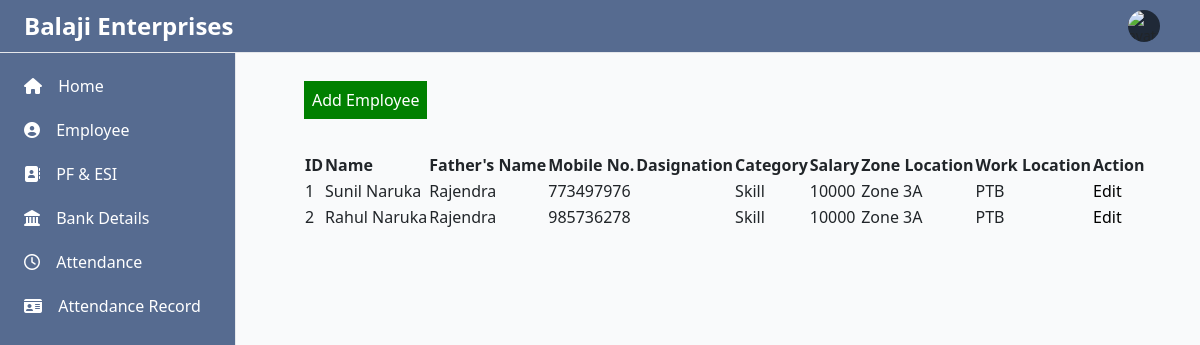
/employee/list/ (signed in), run on an earlier commit of the app's database.
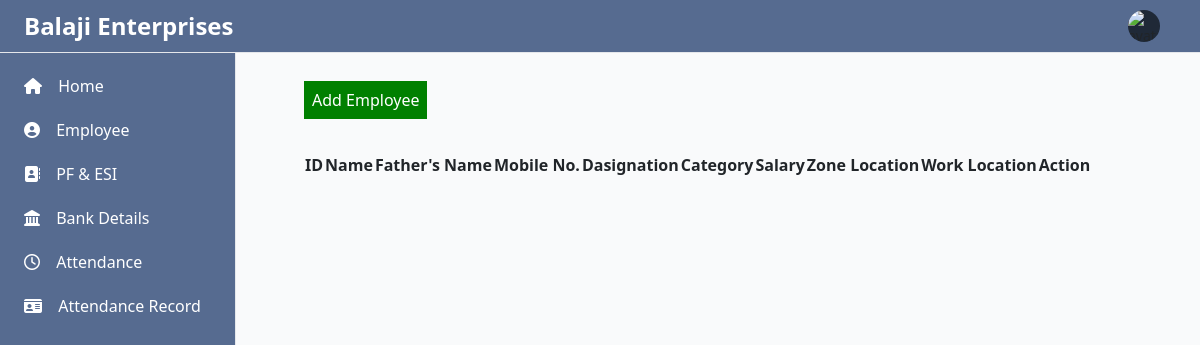
And on a later commit of the database.
### EmployeeApp/models.py (models this page shows, shortened)
class Employee(models.Model):
    emp_code = models.CharField(max_length=50)
    emp_name = models.CharField(max_length=50)
    emp_father_name = models.CharField(max_length=100,blank=True)
    emp_dob = models.DateField(max_length=20,blank=True,null=True)
    emp_mobile_no = models.CharField(max_length=20,blank=True)
    emp_email = models.EmailField(max_length=200,null=True,blank=True)
    emp_permante_address = models.TextField(max_length=300,blank=True)
    emp_permante_state = models.CharField(max_length=100,blank=True)
    emp_local_address = models.TextField(max_length=300,blank=True)
    emp_addhar_no = models.CharField(max_length=15,blank=True)
    aadhar_file = models.FileField(upload_to='aadhar_card/',null=True, blank=True , default=None)
    emp_bank_id = models.ForeignKey(Bank, null=True,blank=True, on_delete=models.SET_NULL)  #
    emp_bank_ifsc_code = models.CharField(max_length=10,null=True,blank=True)
    emp_bank_ac_no = models.CharField(max_length=50,null=True,blank=True)
    bank_passbook_file = models.FileField(upload_to='bank_passbook/',null=True, blank=True , default=None)
    emp_designation_id = models.ForeignKey(Dasignation,blank=True, null=True, on_delete=models.SET_NULL)
    emp_category_id = models.ForeignKey(Emp_category, null=True,blank=True, on_delete=models.SET_NULL)
    emp_zone_loation_id = models.ForeignKey(Emp_zone_location, null=True,blank=True, on_delete=models.SET_NULL)
    emp_work_location_id = models.ForeignKey(Emp_work_location, null=True,blank=True, on_delete=models.SET_NULL)
    emp_pf_no = models.CharField(max_length=100,blank=True)
    emp_esi_no = models.CharField(max_length=100,blank=True)
    emp_salary_ctc = models.CharField(max_length=100,blank=True)
    is_active = models.BooleanField(default=True)
    created_at = models.DateTimeField(auto_now_add=True)
    updated_at = models.DateTimeField(auto_now=True)
    DisplayFields = ['id','emp_code','emp_name','emp_father_name','emp_bank_id','is_active','created_at','updated_at']
    FilterFields =  ['created_at','updated_at','is_active']

class Emp_category(models.Model):
    name = models.CharField(max_length=30)
    description = models.CharField(max_length=30 , blank=True)
    created_at = models.DateTimeField(auto_now_add=True)
    updated_at = models.DateTimeField(auto_now=True)
    is_active = models.BooleanField(default=True)
    DisplayFields = ['id','name','description','is_active','created_at','updated_at']
    FilterFields =  ['created_at','updated_at','is_active']
    def __str__(self):
        return self.name

class Emp_zone_location(models.Model):
    zone_location_name = models.CharField(max_length=50)
    description = models.CharField(max_length=200 , blank=True)
    created_at = models.DateTimeField(auto_now_add=True)
    updated_at = models.DateTimeField(auto_now=True)
    is_active = models.BooleanField(default=True)
    DisplayFields = ['id','zone_location_name','description','is_active','created_at','updated_at']
    FilterFields =  ['created_at','updated_at','is_active']
    def __str__(self):
        return self.zone_location_name

class Emp_work_location(models.Model):
    work_location_name = models.CharField(max_length=50)
    description = models.CharField(max_length=200 , blank=True)
    created_at = models.DateTimeField(auto_now_add=True)
    updated_at = models.DateTimeField(auto_now=True)
    is_active = models.BooleanField(default=True)
    DisplayFields = ['id','work_location_name','description','is_active','created_at','updated_at']
    FilterFields =  ['created_at','updated_at','is_active']
    def __str__(self):
        return self.work_location_name

### EmployeeApp/views.py (the view)
# urls.py: path('list/',Employee_views.EmployeeView.as_view(),name='employee'),
@method_decorator(login_required(login_url='user_accounts:login'), name='dispatch')
class EmployeeView(View):
    template_name = 'Employee/employee_list.html'
    employee_data = Employee.objects.filter(is_active=1)
    def get(self, request):
        data = {'employee_list': self.employee_data }
        return render(request, self.template_name,data)

### templates/Employee/employee_list.html (shortened to what this page needs)
{% extends "dashboard.html" %}
{% block content %}
    <main class="p-4 md:ml-64 h-auto pt-10 min-h-screen bg-gray-50 dark:bg-gray-900">
        <section class="bg-gray dark:bg-gray-900">
            <div class="py-8 px-4 mx-auto max-w-screen-xl sm:py-16 lg:px-6">
               <div class="addbtn">
              <a href="{% url 'Employee:employee_add'%}"> Add Employee </a>
               </div>
              <div style="  margin-top: 25px;">
                <table id="example" class="display nowrap" style="margin-top: 40px;">
                    <thead>
                        <tr>
                            <th> ID </th>
                            <th> Name </th>
                            <th> Father's Name </th>
                            <th> Mobile No. </th>
                            <th> Dasignation </th>
                            <th> Category </th>
                            <th> Salary </th>
                            <th> Zone Location </th>
                            <th> Work Location </th>
                            <th> Action</th>
                        </tr>
                    </thead>
                    <tbody>
         {% for ele in employee_list %}
                        <tr>
                            <td> {{ ele.id }}</td>
                            <td> {{ele.emp_name}}  </td>
                            <td> {{ele.emp_father_name}}</td>
                            <td> {{ele.emp_mobile_no}}</td>
                            <td> </td>
                            <td> {{ele.emp_category_id}}</td>
                            <td> {{ele.emp_salary_ctc}} </td>
                            <td> {{ele.emp_zone_loation_id}}</td>
                            <td> {{ele.emp_work_location_id}}</td>
                            <td class="editbtn">
                                <a href="{% url 'Employee:employee_edit' pk=ele.pk %}">Edit</a>
                            </td>
                        </tr>
                        {% endfor %}
                    </tbody>
                </table>
              </div>
        </section>
    </main>
{% endblock content %}

### templates/dashboard.html (shortened to what this page needs)
{% load static %}
<!DOCTYPE html>
<html lang="en">
    <head>
<link rel="stylesheet" href="{% static 'css/main.min.css' %}">
<link rel="stylesheet" href="{% static 'css/customiz.css' %}">
<link href="https://cdn.jsdelivr.net/npm/bootstrap@5.0.2/dist/css/bootstrap.min.css" rel="stylesheet">
<link rel="stylesheet" type="text/css" href="https://cdn.datatables.net/1.11.5/css/jquery.dataTables.css">
<link rel="stylesheet" type="text/css" href="https://cdn.datatables.net/buttons/2.2.2/css/buttons.dataTables.min.css">
    </head>
    <body>
        <div class="antialiased bg-gray-50 dark:bg-gray-900">
            {% include "_base_part/navbar.html" %}
            {% include "_base_part/sidebar.html" %}
            {% block content %} {% endblock content %}
        </div>
    </body>
</html>

### templates/_base_part/navbar.html (shortened to what this page needs)
{% load static %}
<nav style="background-color: #566b90; " class=" border-b border-gray-200 px-4 py-2.5 dark:bg-gray-800 dark:border-gray-700 fixed left-0 right-0 top-0 z-50">
    <div class="flex flex-wrap justify-between items-center">
        <div class="flex justify-start items-center">
            <a style="text-decoration: none; color: rgb(255, 255, 255);" href="#"
               class="flex items-center justify-between mr-4">
                <span class="self-center text-2xl font-semibold whitespace-nowrap dark:text-white">Balaji Enterprises</span>
            </a>
        </div>
        <div class="flex items-center lg:order-2">
            <button type="button"
                    class="flex mx-3 text-sm bg-gray-800 rounded-full md:mr-0 focus:ring-4 focus:ring-gray-300 dark:focus:ring-gray-600"
                    id="user-menu-button"
                    aria-expanded="false"
                    data-dropdown-toggle="dropdown">
                <img class="w-8 h-8 rounded-full"
                     src="https://www.svgrepo.com/download/5125/avatar.svg"
                     alt="avatar" />
            </button>
        </div>
    </div>
</nav>

### templates/_base_part/sidebar.html
<aside class="fixed top-0 left-0 z-40 w-64 h-screen pt-14 transition-transform -translate-x-full
          border-r border-gray-200 md:translate-x-0 dark:bg-gray-800 dark:border-gray-700 "
       aria-label="Sidenav" id="drawer-navigation" style="margin-left:-20px; background-color: #566b90; ">
       <div  style="overflow-x: hidden; overflow-y: scroll; " class="overflow-y-auto py-2 sidemenu">
        <ul class="space-y-1" style="margin-left: 2px; ">
             <li>
                <a href="{% url 'dashboard:home' %}"
                   class="">
                    <i class="fa-solid fa-house "
                       aria-hidden="true">
                    </i>
                    <span class="ml-3">Home</span>
                </a>
            </li>
            <li>
                <a href="{% url 'Employee:employee' %}"
                   class="">
                    <i class="fa fa-user-circle "
                       aria-hidden="true">
                    </i>
                    <span class="ml-3"> Employee </span>
                </a>
            </li>
            <li>
                <a href="{% url 'Employee:pf_esi' %}"
                   class="">
                    <i class="fas fa-address-book "
                       aria-hidden="true">
                    </i>
                    <span class="ml-3"> PF & ESI </span>
                </a>
            </li>
            <li>
                <a href="{% url 'Employee:emp_banks' %}"
                   class="">
                    <i class="fas fa-landmark"
                       aria-hidden="true">
                    </i>
                    <span class="ml-3"> Bank Details </span>
                </a>
            </li>
              <li>
                <a href=""
                   class="">
                    <i class="fa fa-clock-o "
                       aria-hidden="true">
                    </i>
                    <span class="ml-3"> Attendance </span>
                </a>
            </li>
            <li>
                <a href=""
                   class="">
                    <i class="fa fa-id-card"
                       aria-hidden="true">
                    </i>
                    <span class="ml-3"> Attendance Record </span>
                </a>
            </li>
        </ul>
    </div>
</aside>

### base_static/css/customiz.css (style rules this page uses)
.sidemenu a { text-decoration: none; color: rgb(255, 255, 255); width: 100%; display: block; padding: 10px; }
.addbtn a { background-color: green; color: white; padding: 8px; margin-bottom: 13px; text-decoration: none; }

What changed in the data, as far as the page shows it:
removed Employee: id "1", emp_name "Sunil Naruka", emp_father_name "Rajendra", emp_mobile_no "773497976", emp_category_id "Skill", emp_salary_ctc "10000", emp_zone_loation_id "Zone 3A", emp_work_location_id "PTB"
removed Employee: id "2", emp_name "Rahul Naruka", emp_father_name "Rajendra", emp_mobile_no "985736278", emp_category_id "Skill", emp_salary_ctc "10000", emp_zone_loation_id "Zone 3A", emp_work_location_id "PTB"
